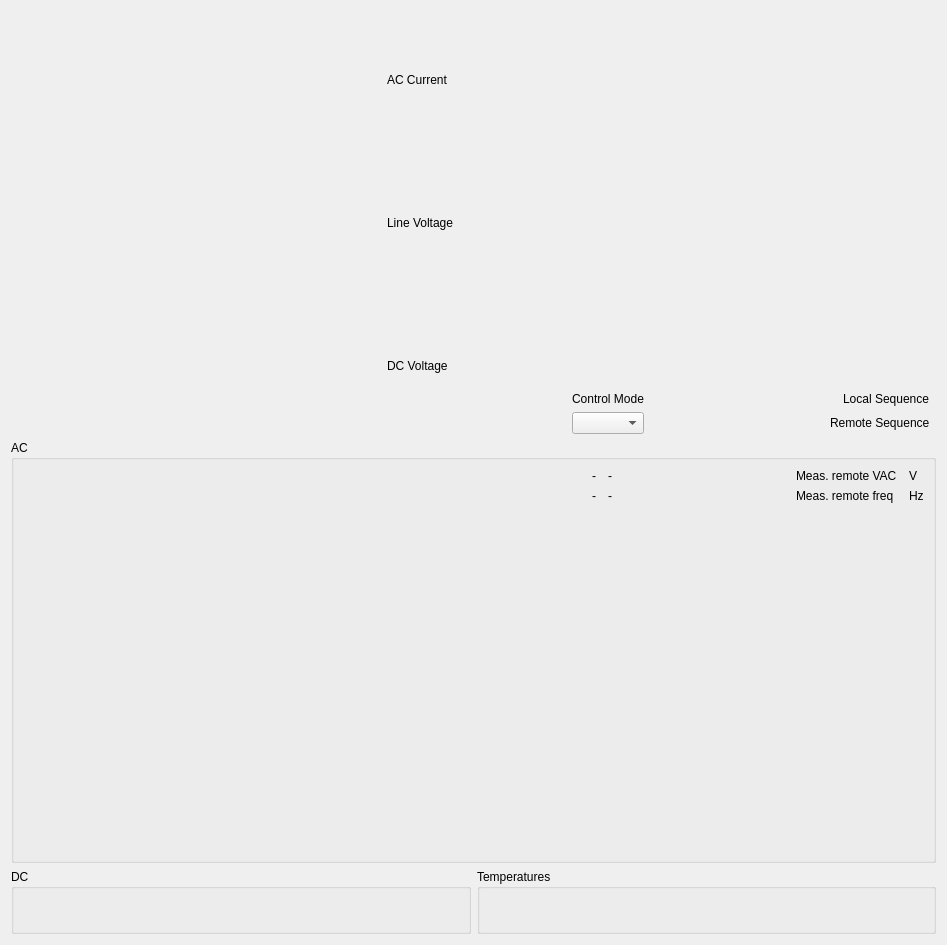
<?xml version="1.0" encoding="UTF-8"?>
<ui version="4.0">
 <class>Form</class>
 <widget class="EpcForm" name="Form">
  <property name="geometry">
   <rect>
    <x>0</x>
    <y>0</y>
    <width>947</width>
    <height>945</height>
   </rect>
  </property>
  <property name="windowTitle">
   <string>Form</string>
  </property>
  <property name="can_file" stdset="0">
   <string>EPC_DG_ID247.sym</string>
  </property>
  <property name="update_from_can_file" stdset="0">
   <bool>false</bool>
  </property>
  <layout class="QGridLayout" name="gridLayout">
   <item row="2" column="0" colspan="2">
    <widget class="QGroupBox" name="groupBox_4">
     <property name="title">
      <string>AC</string>
     </property>
     <layout class="QGridLayout" name="gridLayout_2">
      <item row="3" column="1">
       <widget class="CompoundScale" name="compoundscale_4">
        <property name="command_signal_path" stdset="0">
         <string>ParameterQuery;PpcNominalFrequency;fNom</string>
        </property>
        <property name="status_signal_path" stdset="0">
         <string>StatusAC;Frequency_measured</string>
        </property>
       </widget>
      </item>
      <item row="3" column="0">
       <widget class="CompoundScale" name="compoundscale_3">
        <property name="command_signal_path" stdset="0">
         <string>ParameterQuery;VoltageRef;Voltage</string>
        </property>
        <property name="status_signal_path" stdset="0">
         <string>StatusAC;VoltageAC_measured</string>
        </property>
        <property name="status_override_range" stdset="0">
         <bool>false</bool>
        </property>
        <property name="status_minimum" stdset="0">
         <double>165.000000000000000</double>
        </property>
        <property name="status_maximum" stdset="0">
         <double>250.000000000000000</double>
        </property>
       </widget>
      </item>
      <item row="0" column="0" colspan="2">
       <layout class="QGridLayout" name="gridLayout_6">
        <item row="0" column="5">
         <widget class="CompactEpc" name="compactepc">
          <property name="sizePolicy">
           <sizepolicy hsizetype="Fixed" vsizetype="Fixed">
            <horstretch>0</horstretch>
            <verstretch>0</verstretch>
           </sizepolicy>
          </property>
          <property name="signal_path" stdset="0">
           <string>StatusACRemote;VoltageAcRemote_measured</string>
          </property>
          <property name="label_visible" stdset="0">
           <bool>false</bool>
          </property>
          <property name="units_visible" stdset="0">
           <bool>false</bool>
          </property>
         </widget>
        </item>
        <item row="1" column="1">
         <widget class="Led" name="led_45">
          <property name="signal_path" stdset="0">
           <string>StatusBits;PowerAvailAcRemote</string>
          </property>
          <property name="label_override" stdset="0">
           <string/>
          </property>
          <property name="label_visible" stdset="0">
           <bool>true</bool>
          </property>
         </widget>
        </item>
        <item row="1" column="5">
         <widget class="CompactEpc" name="compactepc_2">
          <property name="sizePolicy">
           <sizepolicy hsizetype="Fixed" vsizetype="Fixed">
            <horstretch>0</horstretch>
            <verstretch>0</verstretch>
           </sizepolicy>
          </property>
          <property name="signal_path" stdset="0">
           <string>StatusACRemote;FrequencyRemote_measured</string>
          </property>
          <property name="label_visible" stdset="0">
           <bool>false</bool>
          </property>
          <property name="units_visible" stdset="0">
           <bool>false</bool>
          </property>
         </widget>
        </item>
        <item row="1" column="0">
         <widget class="Led" name="led_43">
          <property name="signal_path" stdset="0">
           <string>StatusBits;PowerAvailAC</string>
          </property>
          <property name="label_override" stdset="0">
           <string/>
          </property>
          <property name="label_visible" stdset="0">
           <bool>true</bool>
          </property>
         </widget>
        </item>
        <item row="1" column="6">
         <widget class="QLabel" name="label_10">
          <property name="text">
           <string>Hz</string>
          </property>
         </widget>
        </item>
        <item row="0" column="0">
         <widget class="Led" name="led_47">
          <property name="signal_path" stdset="0">
           <string>StatusBits;LineVoltageDetected</string>
          </property>
          <property name="label_override" stdset="0">
           <string/>
          </property>
          <property name="label_visible" stdset="0">
           <bool>true</bool>
          </property>
         </widget>
        </item>
        <item row="1" column="4">
         <widget class="QLabel" name="label_11">
          <property name="text">
           <string>Meas. remote freq</string>
          </property>
         </widget>
        </item>
        <item row="0" column="1">
         <widget class="Led" name="led_49">
          <property name="signal_path" stdset="0">
           <string>StatusBits;LineVoltageDetectedRemote</string>
          </property>
          <property name="label_override" stdset="0">
           <string/>
          </property>
          <property name="label_visible" stdset="0">
           <bool>true</bool>
          </property>
         </widget>
        </item>
        <item row="1" column="2">
         <spacer name="horizontalSpacer">
          <property name="orientation">
           <enum>Qt::Horizontal</enum>
          </property>
          <property name="sizeHint" stdset="0">
           <size>
            <width>0</width>
            <height>0</height>
           </size>
          </property>
         </spacer>
        </item>
        <item row="0" column="6">
         <widget class="QLabel" name="label_9">
          <property name="text">
           <string>V</string>
          </property>
         </widget>
        </item>
        <item row="0" column="4">
         <widget class="QLabel" name="label_12">
          <property name="text">
           <string>Meas. remote VAC</string>
          </property>
         </widget>
        </item>
        <item row="0" column="3" rowspan="2">
         <widget class="QStackedWidget" name="stacked_measured">
          <property name="currentIndex">
           <number>0</number>
          </property>
          <widget class="QWidget" name="meas_power">
           <layout class="QGridLayout" name="gridLayout_9">
            <property name="leftMargin">
             <number>0</number>
            </property>
            <property name="topMargin">
             <number>0</number>
            </property>
            <property name="rightMargin">
             <number>0</number>
            </property>
            <property name="bottomMargin">
             <number>0</number>
            </property>
            <item row="0" column="0" alignment="Qt::AlignRight">
             <widget class="QLabel" name="label_27">
              <property name="text">
               <string>-</string>
              </property>
             </widget>
            </item>
            <item row="0" column="1">
             <widget class="CompactEpc" name="compactepc_9">
              <property name="sizePolicy">
               <sizepolicy hsizetype="Fixed" vsizetype="Fixed">
                <horstretch>0</horstretch>
                <verstretch>0</verstretch>
               </sizepolicy>
              </property>
              <property name="signal_path" stdset="0">
               <string>StatusMeasuredPower;RealPower_measured</string>
              </property>
              <property name="label_visible" stdset="0">
               <bool>false</bool>
              </property>
              <property name="units_visible" stdset="0">
               <bool>false</bool>
              </property>
             </widget>
            </item>
            <item row="0" column="2">
             <widget class="QLabel" name="label_28">
              <property name="text">
               <string>-</string>
              </property>
             </widget>
            </item>
            <item row="1" column="1">
             <widget class="CompactEpc" name="compactepc_10">
              <property name="sizePolicy">
               <sizepolicy hsizetype="Fixed" vsizetype="Fixed">
                <horstretch>0</horstretch>
                <verstretch>0</verstretch>
               </sizepolicy>
              </property>
              <property name="signal_path" stdset="0">
               <string>StatusMeasuredPower;ReactivePower_measured</string>
              </property>
              <property name="label_visible" stdset="0">
               <bool>false</bool>
              </property>
              <property name="units_visible" stdset="0">
               <bool>false</bool>
              </property>
             </widget>
            </item>
            <item row="1" column="0" alignment="Qt::AlignRight">
             <widget class="QLabel" name="label_29">
              <property name="text">
               <string>-</string>
              </property>
             </widget>
            </item>
            <item row="1" column="2">
             <widget class="QLabel" name="label_30">
              <property name="text">
               <string>-</string>
              </property>
             </widget>
            </item>
           </layout>
          </widget>
          <widget class="QWidget" name="meas_current">
           <layout class="QGridLayout" name="gridLayout_10">
            <property name="leftMargin">
             <number>0</number>
            </property>
            <property name="topMargin">
             <number>0</number>
            </property>
            <property name="rightMargin">
             <number>0</number>
            </property>
            <property name="bottomMargin">
             <number>0</number>
            </property>
            <item row="1" column="1">
             <widget class="CompactEpc" name="compactepc_12">
              <property name="sizePolicy">
               <sizepolicy hsizetype="Fixed" vsizetype="Fixed">
                <horstretch>0</horstretch>
                <verstretch>0</verstretch>
               </sizepolicy>
              </property>
              <property name="signal_path" stdset="0">
               <string>StatusMeasuredCurrent;ReactiveCurrent_measured</string>
              </property>
              <property name="label_visible" stdset="0">
               <bool>false</bool>
              </property>
              <property name="units_visible" stdset="0">
               <bool>false</bool>
              </property>
             </widget>
            </item>
            <item row="0" column="0" alignment="Qt::AlignRight">
             <widget class="QLabel" name="label_31">
              <property name="text">
               <string>-</string>
              </property>
             </widget>
            </item>
            <item row="0" column="1">
             <widget class="CompactEpc" name="compactepc_11">
              <property name="sizePolicy">
               <sizepolicy hsizetype="Fixed" vsizetype="Fixed">
                <horstretch>0</horstretch>
                <verstretch>0</verstretch>
               </sizepolicy>
              </property>
              <property name="signal_path" stdset="0">
               <string>StatusMeasuredCurrent;RealCurrent_measured</string>
              </property>
              <property name="label_visible" stdset="0">
               <bool>false</bool>
              </property>
              <property name="units_visible" stdset="0">
               <bool>false</bool>
              </property>
             </widget>
            </item>
            <item row="0" column="2">
             <widget class="QLabel" name="label_32">
              <property name="text">
               <string>-</string>
              </property>
             </widget>
            </item>
            <item row="1" column="0" alignment="Qt::AlignRight">
             <widget class="QLabel" name="label_33">
              <property name="text">
               <string>-</string>
              </property>
             </widget>
            </item>
            <item row="1" column="2">
             <widget class="QLabel" name="label_34">
              <property name="text">
               <string>-</string>
              </property>
             </widget>
            </item>
           </layout>
          </widget>
         </widget>
        </item>
       </layout>
      </item>
      <item row="2" column="0" colspan="2">
       <widget class="QStackedWidget" name="stacked_command">
        <property name="currentIndex">
         <number>3</number>
        </property>
        <widget class="QWidget" name="cmd_power">
         <layout class="QHBoxLayout" name="horizontalLayout">
          <property name="leftMargin">
           <number>0</number>
          </property>
          <property name="topMargin">
           <number>0</number>
          </property>
          <property name="rightMargin">
           <number>0</number>
          </property>
          <property name="bottomMargin">
           <number>0</number>
          </property>
          <item>
           <widget class="CompoundScale" name="real_power_command">
            <property name="command_signal_path" stdset="0">
             <string>ProcessToInverter;CommandPower;RealPower</string>
            </property>
            <property name="echo_signal_path" stdset="0">
             <string>StatusCommandedPower;RealPower_echo</string>
            </property>
            <property name="status_signal_path" stdset="0">
             <string>StatusMeasuredPower;RealPower_measured</string>
            </property>
           </widget>
          </item>
          <item>
           <widget class="CompoundScale" name="reactive_power_command">
            <property name="command_signal_path" stdset="0">
             <string>ProcessToInverter;CommandPower;ReactivePower</string>
            </property>
            <property name="echo_signal_path" stdset="0">
             <string>StatusCommandedPower;ReactivePower_echo</string>
            </property>
            <property name="status_signal_path" stdset="0">
             <string>StatusMeasuredPower;ReactivePower_measured</string>
            </property>
           </widget>
          </item>
         </layout>
        </widget>
        <widget class="QWidget" name="cmd_current">
         <layout class="QHBoxLayout" name="horizontalLayout_2">
          <property name="leftMargin">
           <number>0</number>
          </property>
          <property name="topMargin">
           <number>0</number>
          </property>
          <property name="rightMargin">
           <number>0</number>
          </property>
          <property name="bottomMargin">
           <number>0</number>
          </property>
          <item>
           <widget class="CompoundScale" name="real_current_command">
            <property name="command_signal_path" stdset="0">
             <string>ProcessToInverter;CommandCurrent;RealCurrent</string>
            </property>
            <property name="echo_signal_path" stdset="0">
             <string>StatusCommandedCurrent;RealCurrent_echo</string>
            </property>
            <property name="status_signal_path" stdset="0">
             <string>StatusMeasuredCurrent;RealCurrent_measured</string>
            </property>
           </widget>
          </item>
          <item>
           <widget class="CompoundScale" name="reactive_current_command">
            <property name="command_signal_path" stdset="0">
             <string>ProcessToInverter;CommandCurrent;ReactiveCurrent</string>
            </property>
            <property name="echo_signal_path" stdset="0">
             <string>StatusCommandedCurrent;ReactiveCurrent_echo</string>
            </property>
            <property name="status_signal_path" stdset="0">
             <string>StatusMeasuredCurrent;ReactiveCurrent_measured</string>
            </property>
           </widget>
          </item>
         </layout>
        </widget>
        <widget class="QWidget" name="cmd_dclink">
         <layout class="QHBoxLayout" name="horizontalLayout_3">
          <item>
           <widget class="CompoundScale" name="dc_current_limit_command">
            <property name="command_signal_path" stdset="0">
             <string>ProcessToInverter;CommandDcControl;dcCurrentLimit</string>
            </property>
            <property name="echo_signal_path" stdset="0">
             <string>StatusCommandedDcControl;dcCurrentLimit_echo</string>
            </property>
            <property name="status_signal_path" stdset="0">
             <string>StatusDCParameters;CurrentDC_measured</string>
            </property>
           </widget>
          </item>
          <item>
           <widget class="CompoundScale" name="dc_voltage_limit_command">
            <property name="command_signal_path" stdset="0">
             <string>ProcessToInverter;CommandDcControl;dcVoltageLimit</string>
            </property>
            <property name="echo_signal_path" stdset="0">
             <string>StatusCommandedDcControl;dcVoltageLimit_echo</string>
            </property>
            <property name="status_signal_path" stdset="0">
             <string>StatusDCParameters;VoltageDCBus_measured</string>
            </property>
           </widget>
          </item>
         </layout>
        </widget>
        <widget class="QWidget" name="cmd_voltage">
         <layout class="QHBoxLayout" name="horizontalLayout_4">
          <item>
           <widget class="CompactEpc" name="voltage_droop_mode">
            <property name="enabled">
             <bool>false</bool>
            </property>
            <property name="signal_path" stdset="0">
             <string>ProcessToInverter;CommandVoltage;dummy</string>
            </property>
            <property name="label_visible" stdset="0">
             <bool>false</bool>
            </property>
            <property name="units_visible" stdset="0">
             <bool>false</bool>
            </property>
            <property name="tx" stdset="0">
             <bool>true</bool>
            </property>
            <property name="editable" stdset="0">
             <bool>false</bool>
            </property>
           </widget>
          </item>
         </layout>
        </widget>
       </widget>
      </item>
     </layout>
    </widget>
   </item>
   <item row="3" column="1">
    <widget class="QGroupBox" name="groupBox_2">
     <property name="title">
      <string>Temperatures</string>
     </property>
     <layout class="QGridLayout" name="gridLayout_3">
      <item row="1" column="1">
       <layout class="QVBoxLayout" name="verticalLayout_12">
        <item>
         <widget class="Scale" name="scale_10">
          <property name="signal_path" stdset="0">
           <string>StatusTemps;TempInlet_measured</string>
          </property>
         </widget>
        </item>
        <item>
         <widget class="Epc" name="epc_8">
          <property name="signal_path" stdset="0">
           <string>StatusTemps;TempInlet_measured</string>
          </property>
          <property name="label_visible" stdset="0">
           <bool>false</bool>
          </property>
         </widget>
        </item>
       </layout>
      </item>
      <item row="1" column="0">
       <layout class="QVBoxLayout" name="verticalLayout_11">
        <item>
         <widget class="Scale" name="scale_9">
          <property name="signal_path" stdset="0">
           <string>StatusTemps;TempInternal_measured</string>
          </property>
         </widget>
        </item>
        <item>
         <widget class="Epc" name="epc_7">
          <property name="signal_path" stdset="0">
           <string>StatusTemps;TempInternal_measured</string>
          </property>
          <property name="label_visible" stdset="0">
           <bool>false</bool>
          </property>
         </widget>
        </item>
       </layout>
      </item>
      <item row="0" column="0">
       <layout class="QVBoxLayout" name="verticalLayout_8">
        <item>
         <widget class="Scale" name="scale_6">
          <property name="signal_path" stdset="0">
           <string>ParameterQuery;StatusDeviceTemps;TempDeviceBrdgA_measured</string>
          </property>
         </widget>
        </item>
        <item>
         <widget class="Epc" name="epc_4">
          <property name="signal_path" stdset="0">
           <string>ParameterQuery;StatusDeviceTemps;TempDeviceBrdgA_measured</string>
          </property>
          <property name="label_visible" stdset="0">
           <bool>false</bool>
          </property>
         </widget>
        </item>
       </layout>
      </item>
      <item row="0" column="1">
       <layout class="QVBoxLayout" name="verticalLayout_9">
        <item>
         <widget class="Scale" name="scale_7">
          <property name="signal_path" stdset="0">
           <string>ParameterQuery;StatusDeviceTemps;TempDeviceBrdgB_measured</string>
          </property>
         </widget>
        </item>
        <item>
         <widget class="Epc" name="epc_5">
          <property name="signal_path" stdset="0">
           <string>ParameterQuery;StatusDeviceTemps;TempDeviceBrdgB_measured</string>
          </property>
          <property name="label_visible" stdset="0">
           <bool>false</bool>
          </property>
         </widget>
        </item>
       </layout>
      </item>
     </layout>
    </widget>
   </item>
   <item row="3" column="0">
    <widget class="QGroupBox" name="groupBox_5">
     <property name="sizePolicy">
      <sizepolicy hsizetype="Preferred" vsizetype="Preferred">
       <horstretch>0</horstretch>
       <verstretch>0</verstretch>
      </sizepolicy>
     </property>
     <property name="title">
      <string>DC</string>
     </property>
     <layout class="QVBoxLayout" name="verticalLayout">
      <item>
       <widget class="Led" name="led_44">
        <property name="signal_path" stdset="0">
         <string>StatusBits;PowerAvailDC</string>
        </property>
        <property name="label_override" stdset="0">
         <string/>
        </property>
        <property name="label_visible" stdset="0">
         <bool>true</bool>
        </property>
       </widget>
      </item>
      <item>
       <layout class="QVBoxLayout" name="verticalLayout_6">
        <item>
         <widget class="Scale" name="scale_8">
          <property name="signal_path" stdset="0">
           <string>StatusDCParameters;VoltageDCBus_measured</string>
          </property>
         </widget>
        </item>
        <item>
         <widget class="Epc" name="epc_2">
          <property name="signal_path" stdset="0">
           <string>StatusDCParameters;VoltageDCBus_measured</string>
          </property>
          <property name="label_visible" stdset="0">
           <bool>false</bool>
          </property>
         </widget>
        </item>
       </layout>
      </item>
      <item>
       <layout class="QVBoxLayout" name="verticalLayout_5">
        <item>
         <widget class="Scale" name="scale_5">
          <property name="signal_path" stdset="0">
           <string>StatusDCParameters;CurrentDC_measured</string>
          </property>
         </widget>
        </item>
        <item>
         <widget class="Epc" name="epc">
          <property name="signal_path" stdset="0">
           <string>StatusDCParameters;CurrentDC_measured</string>
          </property>
          <property name="label_visible" stdset="0">
           <bool>false</bool>
          </property>
         </widget>
        </item>
       </layout>
      </item>
     </layout>
    </widget>
   </item>
   <item row="1" column="0" colspan="2">
    <layout class="QGridLayout" name="gridLayout_5">
     <item row="0" column="1" colspan="2">
      <widget class="Enum" name="enum_7">
       <property name="sizePolicy">
        <sizepolicy hsizetype="Fixed" vsizetype="Fixed">
         <horstretch>0</horstretch>
         <verstretch>0</verstretch>
        </sizepolicy>
       </property>
       <property name="signal_path" stdset="0">
        <string>StatusBits;State</string>
       </property>
       <property name="tx" stdset="0">
        <bool>false</bool>
       </property>
       <property name="blue" stdset="0">
        <string>State</string>
       </property>
      </widget>
     </item>
     <item row="0" column="3" rowspan="4">
      <layout class="QGridLayout" name="gridLayout_4">
       <item row="2" column="1">
        <widget class="Lcd" name="lcd_3">
         <property name="sizePolicy">
          <sizepolicy hsizetype="Minimum" vsizetype="Preferred">
           <horstretch>0</horstretch>
           <verstretch>0</verstretch>
          </sizepolicy>
         </property>
         <property name="display_units" stdset="0">
          <string/>
         </property>
         <property name="signal_path" stdset="0">
          <string>StatusDCParameters;VoltageDCBus_measured</string>
         </property>
         <property name="label_override" stdset="0">
          <string>DC Voltage</string>
         </property>
         <property name="label_visible" stdset="0">
          <bool>false</bool>
         </property>
         <property name="units_visible" stdset="0">
          <bool>true</bool>
         </property>
        </widget>
       </item>
       <item row="0" column="1">
        <widget class="Lcd" name="lcd">
         <property name="sizePolicy">
          <sizepolicy hsizetype="Minimum" vsizetype="Preferred">
           <horstretch>0</horstretch>
           <verstretch>0</verstretch>
          </sizepolicy>
         </property>
         <property name="display_units" stdset="0">
          <string/>
         </property>
         <property name="signal_path" stdset="0">
          <string>StatusAC;CurrentAC_measured</string>
         </property>
         <property name="label_visible" stdset="0">
          <bool>false</bool>
         </property>
         <property name="units_visible" stdset="0">
          <bool>true</bool>
         </property>
        </widget>
       </item>
       <item row="1" column="1">
        <widget class="Lcd" name="lcd_2">
         <property name="sizePolicy">
          <sizepolicy hsizetype="Minimum" vsizetype="Preferred">
           <horstretch>0</horstretch>
           <verstretch>0</verstretch>
          </sizepolicy>
         </property>
         <property name="signal_path" stdset="0">
          <string>StatusAC;VoltageAC_measured</string>
         </property>
         <property name="label_visible" stdset="0">
          <bool>false</bool>
         </property>
         <property name="units_visible" stdset="0">
          <bool>true</bool>
         </property>
        </widget>
       </item>
       <item row="2" column="0">
        <widget class="QLabel" name="label_3">
         <property name="text">
          <string>DC Voltage</string>
         </property>
        </widget>
       </item>
       <item row="1" column="0">
        <widget class="QLabel" name="label_2">
         <property name="text">
          <string>Line Voltage</string>
         </property>
        </widget>
       </item>
       <item row="0" column="0">
        <widget class="QLabel" name="label">
         <property name="text">
          <string>AC Current</string>
         </property>
        </widget>
       </item>
      </layout>
     </item>
     <item row="0" column="0" rowspan="2">
      <widget class="CompoundToggle" name="compoundtoggle_5">
       <property name="box_title" stdset="0">
        <string>Enable</string>
       </property>
       <property name="command_signal_path" stdset="0">
        <string>ProcessToInverter;CommandModeControl;Enable</string>
       </property>
       <property name="status_signal_path" stdset="0">
        <string>StatusBits;Enable_echo</string>
       </property>
       <property name="status_off_on_color" stdset="0">
        <color>
         <red>192</red>
         <green>32</green>
         <blue>32</blue>
        </color>
       </property>
      </widget>
     </item>
     <item row="3" column="4" colspan="2">
      <layout class="QGridLayout" name="gridLayout_8">
       <item row="0" column="1">
        <spacer name="verticalSpacer_3">
         <property name="orientation">
          <enum>Qt::Vertical</enum>
         </property>
         <property name="sizeHint" stdset="0">
          <size>
           <width>0</width>
           <height>0</height>
          </size>
         </property>
        </spacer>
       </item>
       <item row="2" column="1">
        <spacer name="horizontalSpacer_3">
         <property name="orientation">
          <enum>Qt::Horizontal</enum>
         </property>
         <property name="sizeHint" stdset="0">
          <size>
           <width>0</width>
           <height>0</height>
          </size>
         </property>
        </spacer>
       </item>
       <item row="1" column="0">
        <widget class="QLabel" name="label_7">
         <property name="text">
          <string>Control Mode</string>
         </property>
        </widget>
       </item>
       <item row="1" column="2" alignment="Qt::AlignRight">
        <widget class="QLabel" name="label_13">
         <property name="text">
          <string>Local Sequence</string>
         </property>
        </widget>
       </item>
       <item row="2" column="0">
        <widget class="QComboBox" name="power_current_combo"/>
       </item>
       <item row="2" column="2" alignment="Qt::AlignRight">
        <widget class="QLabel" name="label_14">
         <property name="text">
          <string>Remote Sequence</string>
         </property>
        </widget>
       </item>
       <item row="2" column="3">
        <widget class="CompactEpc" name="compactepc_3">
         <property name="sizePolicy">
          <sizepolicy hsizetype="Fixed" vsizetype="Fixed">
           <horstretch>0</horstretch>
           <verstretch>0</verstretch>
          </sizepolicy>
         </property>
         <property name="signal_path" stdset="0">
          <string>StatusBits;PhaseSequenceRemote</string>
         </property>
         <property name="label_visible" stdset="0">
          <bool>false</bool>
         </property>
        </widget>
       </item>
       <item row="1" column="3">
        <widget class="CompactEpc" name="compactepc_2">
         <property name="sizePolicy">
          <sizepolicy hsizetype="Fixed" vsizetype="Fixed">
           <horstretch>0</horstretch>
           <verstretch>0</verstretch>
          </sizepolicy>
         </property>
         <property name="signal_path" stdset="0">
          <string>StatusBits;PhaseSequence</string>
         </property>
         <property name="label_visible" stdset="0">
          <bool>false</bool>
         </property>
        </widget>
       </item>
      </layout>
     </item>
     <item row="0" column="4" rowspan="2">
      <widget class="CompoundToggle" name="compoundtoggle_4">
       <property name="box_title" stdset="0">
        <string>Phase Sequence</string>
       </property>
       <property name="command_signal_path" stdset="0">
        <string>ParameterQuery;AfeConfig;PhaseSequence</string>
       </property>
       <property name="status_signal_path" stdset="0">
        <string>ParameterQuery;AfeConfig;PhaseSequence</string>
       </property>
      </widget>
     </item>
     <item row="3" column="0" colspan="3">
      <layout class="QVBoxLayout" name="verticalLayout_3">
       <item>
        <spacer name="verticalSpacer_2">
         <property name="orientation">
          <enum>Qt::Vertical</enum>
         </property>
         <property name="sizeHint" stdset="0">
          <size>
           <width>20</width>
           <height>40</height>
          </size>
         </property>
        </spacer>
       </item>
       <item>
        <widget class="Led" name="led_48">
         <property name="signal_path" stdset="0">
          <string>StatusBits;PowerCircuitEnabled</string>
         </property>
         <property name="label_override" stdset="0">
          <string/>
         </property>
         <property name="label_visible" stdset="0">
          <bool>true</bool>
         </property>
        </widget>
       </item>
       <item>
        <widget class="Led" name="led">
         <property name="signal_path" stdset="0">
          <string>StatusBits;DI4</string>
         </property>
         <property name="label_override" stdset="0">
          <string>Pump Running</string>
         </property>
         <property name="automatic_off_color" stdset="0">
          <bool>false</bool>
         </property>
         <property name="manual_off_color" stdset="0">
          <color>
           <red>192</red>
           <green>32</green>
           <blue>32</blue>
          </color>
         </property>
        </widget>
       </item>
       <item>
        <widget class="Led" name="led_2">
         <property name="signal_path" stdset="0">
          <string>ParameterQuery;DataloggerStatus;DataloggerRecording</string>
         </property>
        </widget>
       </item>
       <item>
        <spacer name="verticalSpacer">
         <property name="orientation">
          <enum>Qt::Vertical</enum>
         </property>
         <property name="sizeHint" stdset="0">
          <size>
           <width>0</width>
           <height>0</height>
          </size>
         </property>
        </spacer>
       </item>
      </layout>
     </item>
     <item row="1" column="1">
      <widget class="Led" name="led_26">
       <property name="sizePolicy">
        <sizepolicy hsizetype="Fixed" vsizetype="Fixed">
         <horstretch>0</horstretch>
         <verstretch>0</verstretch>
        </sizepolicy>
       </property>
       <property name="signal_path" stdset="0">
        <string>ParameterQuery;StatusFaults2;GeneralFault</string>
       </property>
       <property name="label_visible" stdset="0">
        <bool>false</bool>
       </property>
       <property name="automatic_off_color" stdset="0">
        <bool>false</bool>
       </property>
       <property name="on_color" stdset="0">
        <color>
         <red>192</red>
         <green>32</green>
         <blue>32</blue>
        </color>
       </property>
       <property name="manual_off_color" stdset="0">
        <color>
         <red>32</red>
         <green>192</green>
         <blue>32</blue>
        </color>
       </property>
      </widget>
     </item>
     <item row="1" column="2">
      <widget class="Button" name="button_2">
       <property name="signal_path" stdset="0">
        <string>ProcessToInverter;CommandModeControl;FaultClear</string>
       </property>
       <property name="label_visible" stdset="0">
        <bool>false</bool>
       </property>
       <property name="tx" stdset="0">
        <bool>true</bool>
       </property>
      </widget>
     </item>
     <item row="0" column="5" rowspan="2">
      <widget class="CompoundToggle" name="compoundtoggle_6">
       <property name="box_title" stdset="0">
        <string>Phase Configuration</string>
       </property>
       <property name="command_signal_path" stdset="0">
        <string>ParameterQuery;AfeConfig;PhaseDisplacement</string>
       </property>
       <property name="status_signal_path" stdset="0">
        <string>ParameterQuery;AfeConfig;PhaseDisplacement</string>
       </property>
      </widget>
     </item>
     <item row="2" column="0">
      <widget class="Button" name="button">
       <property name="signal_path" stdset="0">
        <string>ProcessToInverter;CommandModeControl;IslandReconnect</string>
       </property>
       <property name="label_visible" stdset="0">
        <bool>false</bool>
       </property>
       <property name="tx" stdset="0">
        <bool>true</bool>
       </property>
      </widget>
     </item>
    </layout>
   </item>
  </layout>
 </widget>
 <customwidgets>
  <customwidget>
   <class>CompoundScale</class>
   <extends>QWidget</extends>
   <header>epyqlib.compoundscale</header>
  </customwidget>
  <customwidget>
   <class>CompoundToggle</class>
   <extends>QWidget</extends>
   <header>epyqlib.compoundtoggle</header>
  </customwidget>
  <customwidget>
   <class>EpcForm</class>
   <extends>QWidget</extends>
   <header>epyqlib.form</header>
   <container>1</container>
  </customwidget>
  <customwidget>
   <class>Button</class>
   <extends>QWidget</extends>
   <header>epyqlib.widgets.button</header>
  </customwidget>
  <customwidget>
   <class>CompactEpc</class>
   <extends>Epc</extends>
   <header>epyqlib.widgets.compactepc</header>
  </customwidget>
  <customwidget>
   <class>Enum</class>
   <extends>QWidget</extends>
   <header>epyqlib.widgets.enum</header>
  </customwidget>
  <customwidget>
   <class>Epc</class>
   <extends>QWidget</extends>
   <header>epyqlib.widgets.epc</header>
  </customwidget>
  <customwidget>
   <class>Lcd</class>
   <extends>QWidget</extends>
   <header>epyqlib.widgets.lcd</header>
  </customwidget>
  <customwidget>
   <class>Led</class>
   <extends>QWidget</extends>
   <header>epyqlib.widgets.led</header>
  </customwidget>
  <customwidget>
   <class>Scale</class>
   <extends>QWidget</extends>
   <header>epyqlib.widgets.scale</header>
  </customwidget>
 </customwidgets>
 <resources/>
 <connections/>
</ui>
